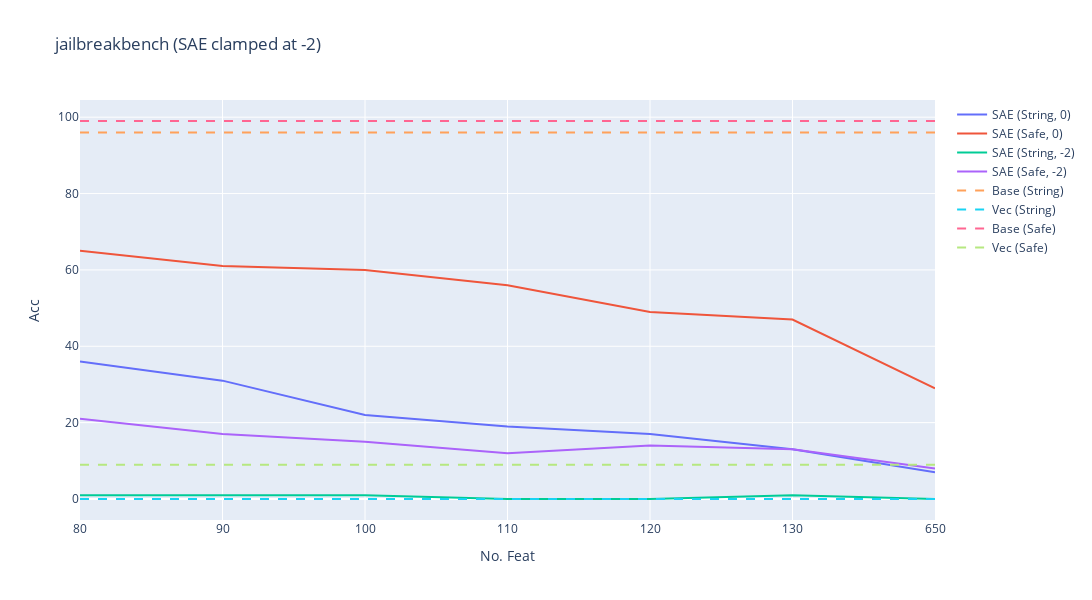
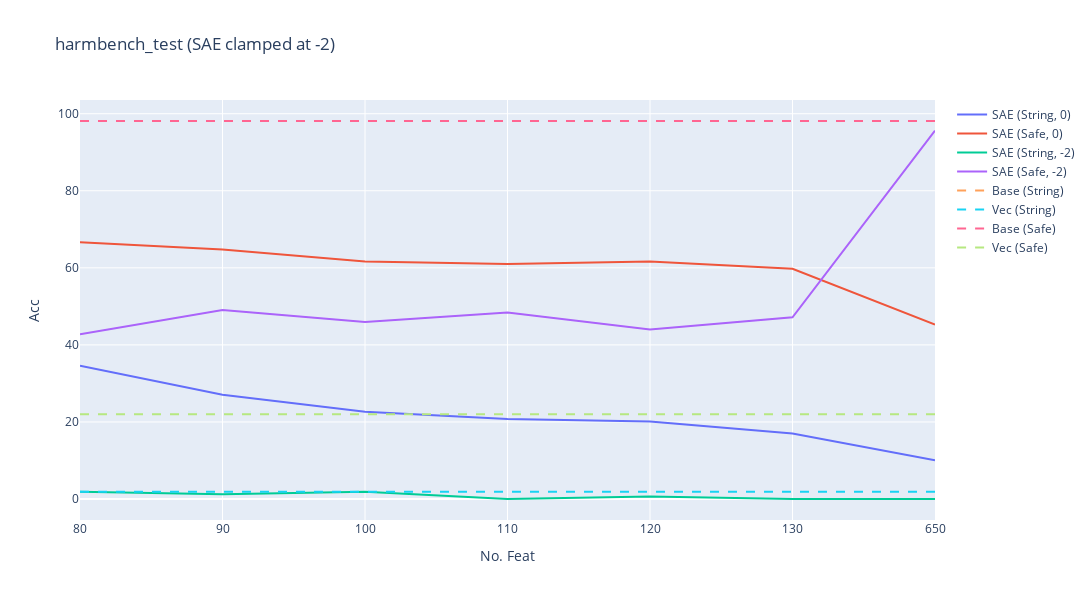
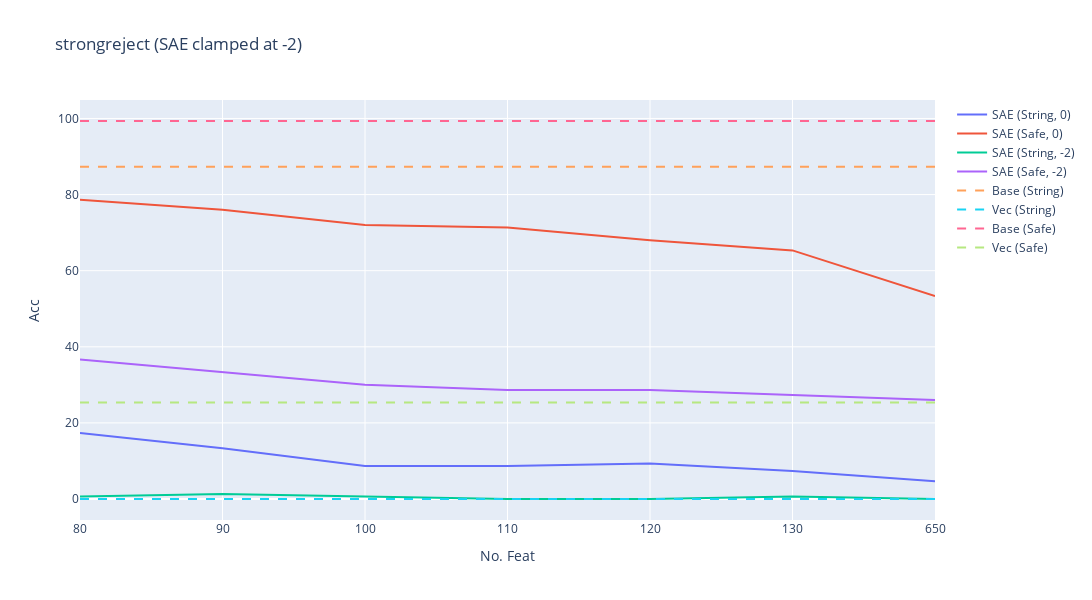

These figures' notebook cell, in order:
### Markdown cell above
# Plot results

### Code cell
m_name = 'gemma' # either gemma or llama
clamp_vals = [0,-2]
all_sae_perf = []
for clamp_val in clamp_vals:
    sae_suffix = '' if clamp_val == 0 else f'_clamp{clamp_val}'
    sae_path = f"{result_dir}/{m_name}_sae{sae_suffix}.json"
    with open(sae_path,'r') as f:
        sae_perf = json.load(f)
    all_sae_perf.append(sae_perf)

with open(f"{result_dir}/{m_name}_base.json",'r') as f:
    base_perf = json.load(f)
with open(f"{result_dir}/{m_name}_vec.json",'r') as f:
    vec_perf = json.load(f)

all_sae_val = []

for ds in ['jailbreakbench','harmbench_test','strongreject']:
    single_scores = []
    single_keys = []
    for key in base_perf[ds].keys():
        if key == 'harm':
            single_scores.append(1-base_perf[ds][key]) # inverse to standardize all to lower is better
            single_keys.append(f'Base (Safe)')
            single_scores.append(1-vec_perf[ds][key])
            single_keys.append(f'Vec (Safe)')
        else:
            single_scores.append(base_perf[ds][key])
            single_keys.append(f'Base ({key.capitalize()})')
            single_scores.append(vec_perf[ds][key])
            single_keys.append(f'Vec ({key.capitalize()})')
    single_scores = np.array(single_scores) * 100

    sae_scores = []
    sae_keys = []
    for i,sae_perf in enumerate(all_sae_perf):
        for key in sae_perf[ds].keys():
            if key == 'harm':
                sae_scores.append(1-np.array(sae_perf[ds][key]))
                sae_keys.append(f'SAE (Safe, {clamp_vals[i]})')
            else:
                sae_scores.append(np.array(sae_perf[ds][key]))
                sae_keys.append(f'SAE ({key.capitalize()}, {clamp_vals[i]})')
    
    K_range = K_vals[:-1] + [650] if 'gemma' in m_name else K_vals[:-1] + [96]
    K_range = [str(x) for x in K_range]
    title_name = f'{ds} (SAE clamped at {clamp_val})' 
    plot_line(np.stack(sae_scores)*100,labels = sae_keys,xlabel = 'No. Feat',ylabel = 'Acc',title = title_name,x_tick = K_range,hlines = single_scores,hline_labels = single_keys)

    all_sae_val.append(np.stack(sae_scores).mean(0))

all_sae_val = np.stack(all_sae_val).mean(0)

for kk,v in zip(K_range,all_sae_val):
    print(f'{kk}: {v:.2f}')

### Figure 1 — Plotly figure (JSON) as saved in the notebook; plotly's stock layout.template omitted (floating-point values rounded to 4 significant figures)
{"data": [{"mode": "lines", "name": "SAE (String, 0)", "type": "scatter", "x": ["80", "90", "100", "110", "120", "130", "650"], "y": [36, 31, 22, 19, 17, 13, 7.0]}, {"mode": "lines", "name": "SAE (Safe, 0)", "type": "scatter", "x": ["80", "90", "100", "110", "120", "130", "650"], "y": [65, 61, 60, 56.0, 49, 47, 29.0]}, {"mode": "lines", "name": "SAE (String, -2)", "type": "scatter", "x": ["80", "90", "100", "110", "120", "130", "650"], "y": [1, 1, 1, 0, 0, 1, 0]}, {"mode": "lines", "name": "SAE (Safe, -2)", "type": "scatter", "x": ["80", "90", "100", "110", "120", "130", "650"], "y": [21, 17, 15, 12, 14.0, 13, 8]}, {"line": {"dash": "dash", "width": 2}, "mode": "lines", "name": "Base (String)", "type": "scatter", "x": ["80", "650"], "y": [96, 96]}, {"line": {"dash": "dash", "width": 2}, "mode": "lines", "name": "Vec (String)", "type": "scatter", "x": ["80", "650"], "y": [0, 0]}, {"line": {"dash": "dash", "width": 2}, "mode": "lines", "name": "Base (Safe)", "type": "scatter", "x": ["80", "650"], "y": [99, 99]}, {"line": {"dash": "dash", "width": 2}, "mode": "lines", "name": "Vec (Safe)", "type": "scatter", "x": ["80", "650"], "y": [9, 9]}], "layout": {"height": 600, "title": {"text": "jailbreakbench (SAE clamped at -2)"}, "width": 1200, "xaxis": {"tickvals": ["80", "90", "100", "110", "120", "130", "650"], "title": {"text": "No. Feat"}, "type": "category"}, "yaxis": {"title": {"text": "Acc"}}}}

### Figure 2 — Plotly figure (JSON) as saved in the notebook; plotly's stock layout.template omitted (floating-point values rounded to 4 significant figures)
{"data": [{"mode": "lines", "name": "SAE (String, 0)", "type": "scatter", "x": ["80", "90", "100", "110", "120", "130", "650"], "y": [34.59, 27.04, 22.64, 20.75, 20.13, 16.98, 10.06]}, {"mode": "lines", "name": "SAE (Safe, 0)", "type": "scatter", "x": ["80", "90", "100", "110", "120", "130", "650"], "y": [66.67, 64.78, 61.64, 61.01, 61.64, 59.75, 45.28]}, {"mode": "lines", "name": "SAE (String, -2)", "type": "scatter", "x": ["80", "90", "100", "110", "120", "130", "650"], "y": [1.887, 1.258, 1.887, 0, 0.6289, 0, 0]}, {"mode": "lines", "name": "SAE (Safe, -2)", "type": "scatter", "x": ["80", "90", "100", "110", "120", "130", "650"], "y": [42.77, 49.06, 45.91, 48.43, 44.03, 47.17, 95.6]}, {"line": {"dash": "dash", "width": 2}, "mode": "lines", "name": "Base (String)", "type": "scatter", "x": ["80", "650"], "y": [98.11, 98.11]}, {"line": {"dash": "dash", "width": 2}, "mode": "lines", "name": "Vec (String)", "type": "scatter", "x": ["80", "650"], "y": [1.887, 1.887]}, {"line": {"dash": "dash", "width": 2}, "mode": "lines", "name": "Base (Safe)", "type": "scatter", "x": ["80", "650"], "y": [98.11, 98.11]}, {"line": {"dash": "dash", "width": 2}, "mode": "lines", "name": "Vec (Safe)", "type": "scatter", "x": ["80", "650"], "y": [22.01, 22.01]}], "layout": {"height": 600, "title": {"text": "harmbench_test (SAE clamped at -2)"}, "width": 1200, "xaxis": {"tickvals": ["80", "90", "100", "110", "120", "130", "650"], "title": {"text": "No. Feat"}, "type": "category"}, "yaxis": {"title": {"text": "Acc"}}}}

### Figure 3 — Plotly figure (JSON) as saved in the notebook; plotly's stock layout.template omitted (floating-point values rounded to 4 significant figures)
{"data": [{"mode": "lines", "name": "SAE (String, 0)", "type": "scatter", "x": ["80", "90", "100", "110", "120", "130", "650"], "y": [17.33, 13.33, 8.667, 8.667, 9.333, 7.333, 4.667]}, {"mode": "lines", "name": "SAE (Safe, 0)", "type": "scatter", "x": ["80", "90", "100", "110", "120", "130", "650"], "y": [78.67, 76, 72, 71.33, 68, 65.33, 53.33]}, {"mode": "lines", "name": "SAE (String, -2)", "type": "scatter", "x": ["80", "90", "100", "110", "120", "130", "650"], "y": [0.6667, 1.333, 0.6667, 0, 0, 0.6667, 0]}, {"mode": "lines", "name": "SAE (Safe, -2)", "type": "scatter", "x": ["80", "90", "100", "110", "120", "130", "650"], "y": [36.67, 33.33, 30, 28.67, 28.67, 27.33, 26]}, {"line": {"dash": "dash", "width": 2}, "mode": "lines", "name": "Base (String)", "type": "scatter", "x": ["80", "650"], "y": [87.33, 87.33]}, {"line": {"dash": "dash", "width": 2}, "mode": "lines", "name": "Vec (String)", "type": "scatter", "x": ["80", "650"], "y": [0, 0]}, {"line": {"dash": "dash", "width": 2}, "mode": "lines", "name": "Base (Safe)", "type": "scatter", "x": ["80", "650"], "y": [99.33, 99.33]}, {"line": {"dash": "dash", "width": 2}, "mode": "lines", "name": "Vec (Safe)", "type": "scatter", "x": ["80", "650"], "y": [25.33, 25.33]}], "layout": {"height": 600, "title": {"text": "strongreject (SAE clamped at -2)"}, "width": 1200, "xaxis": {"tickvals": ["80", "90", "100", "110", "120", "130", "650"], "title": {"text": "No. Feat"}, "type": "category"}, "yaxis": {"title": {"text": "Acc"}}}}
